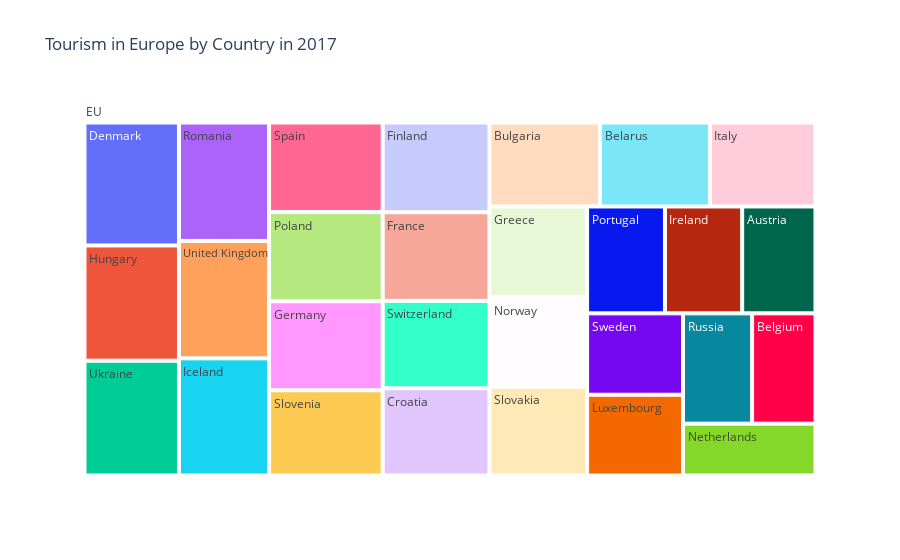
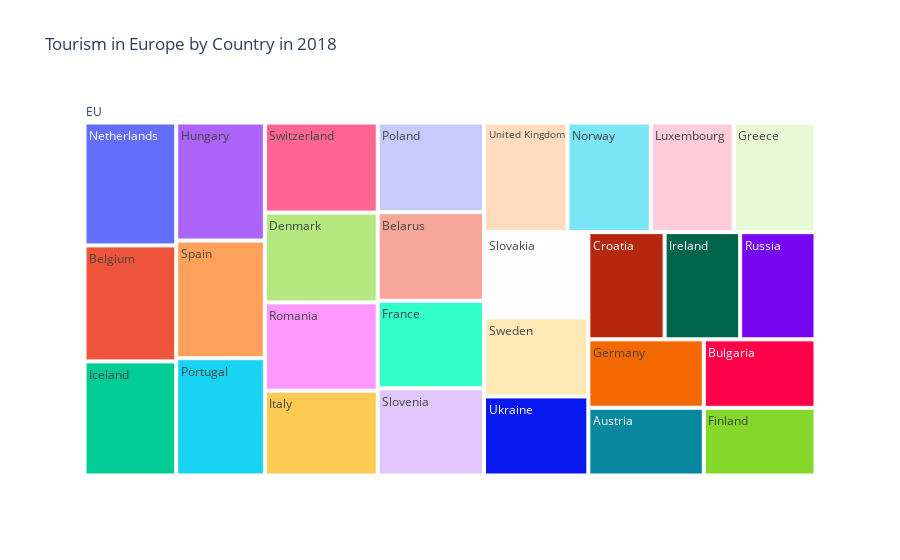
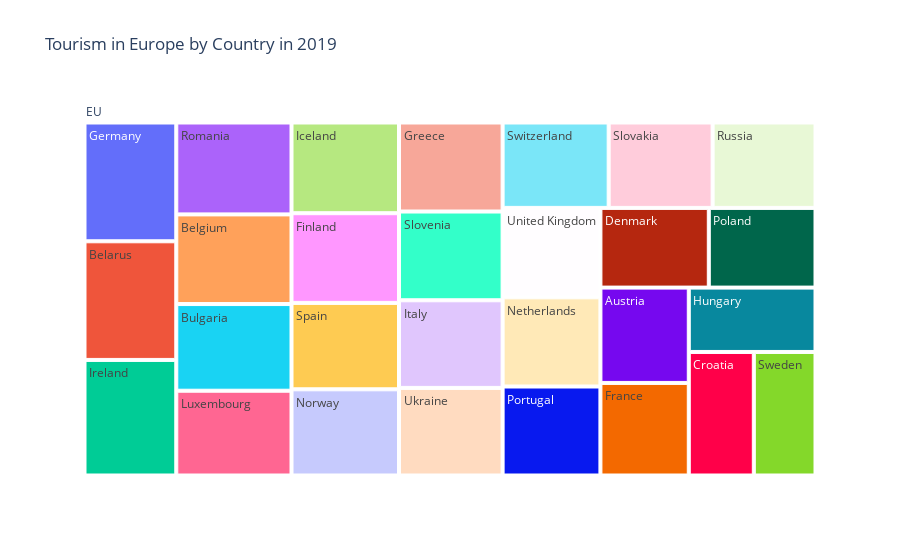
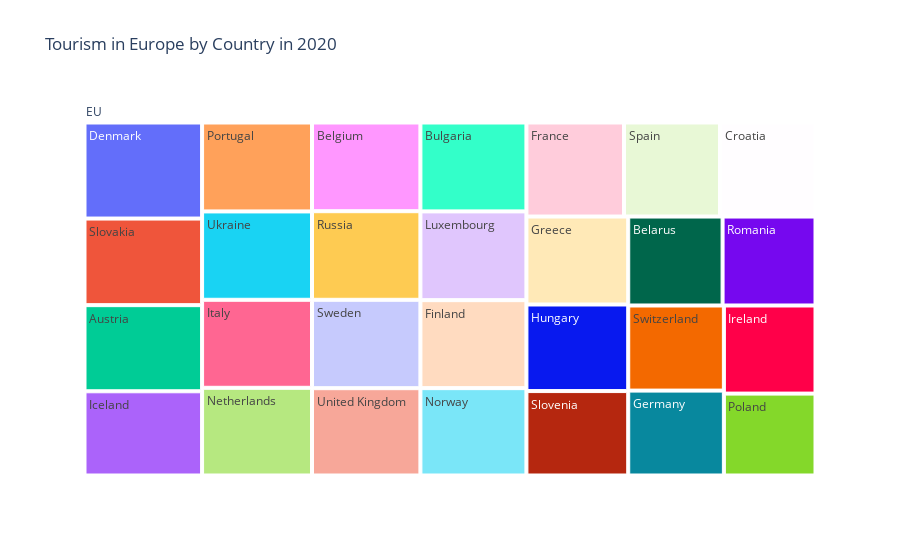

Write notebook code for charts like these, in order.
### Code cell
import plotly.express as px

# Filter data for Europe and group by continent and country
europe_data = merged_turism[merged_turism['CONTINENT'] == 'EU']

# Loop through each year and create a treemap
for year in europe_data['Year'].unique():
    year_data = europe_data[europe_data['Year'] == year]
    fig = px.treemap(year_data, 
                     path=['CONTINENT', 'country'], 
                     values='QUANTITY', 
                     title=f"Tourism in Europe by Country in {year}")
    fig.show()

### Figure 1 — Plotly figure (JSON) as saved in the notebook; plotly's stock layout.template omitted (floating-point values rounded to 4 significant figures)
{"data": [{"branchvalues": "total", "domain": {"x": [0, 1], "y": [0, 1]}, "hovertemplate": "labels=%{label}<br>QUANTITY=%{value}<br>parent=%{parent}<br>id=%{id}<extra></extra>", "ids": ["EU/Germany", "EU/Spain", "EU/Italy", "EU/Hungary", "EU/Austria", "EU/Poland", "EU/Portugal", "EU/France", "EU/Finland", "EU/Slovenia", "EU/Sweden", "EU/Ukraine", "EU/Switzerland", "EU/Romania", "EU/Denmark", "EU/Netherlands", "EU/United Kingdom", "EU/Slovakia", "EU/Ireland", "EU/Croatia", "EU/Iceland", "EU/Russia", "EU/Belgium", "EU/Luxembourg", "EU/Belarus", "EU/Greece", "EU/Bulgaria", "EU/Norway", "EU"], "labels": ["Germany", "Spain", "Italy", "Hungary", "Austria", "Poland", "Portugal", "France", "Finland", "Slovenia", "Sweden", "Ukraine", "Switzerland", "Romania", "Denmark", "Netherlands", "United Kingdom", "Slovakia", "Ireland", "Croatia", "Iceland", "Russia", "Belgium", "Luxembourg", "Belarus", "Greece", "Bulgaria", "Norway", "EU"], "name": "", "parents": ["EU", "EU", "EU", "EU", "EU", "EU", "EU", "EU", "EU", "EU", "EU", "EU", "EU", "EU", "EU", "EU", "EU", "EU", "EU", "EU", "EU", "EU", "EU", "EU", "EU", "EU", "EU", "EU", ""], "type": "treemap", "values": [3307000.0, 3333000.0, 2903000.0, 3564000.0, 2566000.0, 3318000.0, 2724000.0, 3096000.0, 3136000.0, 3172000.0, 2556000.0, 3550000.0, 3055000.0, 3493000.0, 3801000.0, 2249000.0, 3464000.0, 2839000.0, 2701000.0, 3049000.0, 3456000.0, 2493000.0, 2289000.0, 2536000.0, 3020000.0, 2899000.0, 3041000.0, 2863000.0, 84480000.0]}], "layout": {"legend": {"tracegroupgap": 0}, "title": {"text": "Tourism in Europe by Country in 2017"}}}

### Figure 2 — Plotly figure (JSON) as saved in the notebook; plotly's stock layout.template omitted (floating-point values rounded to 4 significant figures)
{"data": [{"branchvalues": "total", "domain": {"x": [0, 1], "y": [0, 1]}, "hovertemplate": "labels=%{label}<br>QUANTITY=%{value}<br>parent=%{parent}<br>id=%{id}<extra></extra>", "ids": ["EU/Switzerland", "EU/Slovakia", "EU/Germany", "EU/Croatia", "EU/Luxembourg", "EU/Hungary", "EU/Portugal", "EU/Finland", "EU/Sweden", "EU/Ireland", "EU/Greece", "EU/Iceland", "EU/Romania", "EU/Russia", "EU/Poland", "EU/Austria", "EU/Bulgaria", "EU/Belgium", "EU/United Kingdom", "EU/France", "EU/Italy", "EU/Ukraine", "EU/Netherlands", "EU/Denmark", "EU/Slovenia", "EU/Belarus", "EU/Spain", "EU/Norway", "EU"], "labels": ["Switzerland", "Slovakia", "Germany", "Croatia", "Luxembourg", "Hungary", "Portugal", "Finland", "Sweden", "Ireland", "Greece", "Iceland", "Romania", "Russia", "Poland", "Austria", "Bulgaria", "Belgium", "United Kingdom", "France", "Italy", "Ukraine", "Netherlands", "Denmark", "Slovenia", "Belarus", "Spain", "Norway", "EU"], "name": "", "parents": ["EU", "EU", "EU", "EU", "EU", "EU", "EU", "EU", "EU", "EU", "EU", "EU", "EU", "EU", "EU", "EU", "EU", "EU", "EU", "EU", "EU", "EU", "EU", "EU", "EU", "EU", "EU", "EU", ""], "type": "treemap", "values": [3344000.0, 2922000.0, 2595000.0, 2690000.0, 2991000.0, 3441000.0, 3419000.0, 2485000.0, 2715000.0, 2665000.0, 2948000.0, 3442000.0, 3276000.0, 2657000.0, 3137000.0, 2575000.0, 2515000.0, 3499000.0, 3010000.0, 3063000.0, 3150000.0, 2713000.0, 3707000.0, 3335000.0, 3047000.0, 3096000.0, 3429000.0, 3002000.0, 84870000.0]}], "layout": {"legend": {"tracegroupgap": 0}, "title": {"text": "Tourism in Europe by Country in 2018"}}}

### Figure 3 — Plotly figure (JSON) as saved in the notebook; plotly's stock layout.template omitted (floating-point values rounded to 4 significant figures)
{"data": [{"branchvalues": "total", "domain": {"x": [0, 1], "y": [0, 1]}, "hovertemplate": "labels=%{label}<br>QUANTITY=%{value}<br>parent=%{parent}<br>id=%{id}<extra></extra>", "ids": ["EU/Belarus", "EU/Croatia", "EU/Russia", "EU/Norway", "EU/Ukraine", "EU/Romania", "EU/Italy", "EU/Portugal", "EU/Ireland", "EU/Germany", "EU/Bulgaria", "EU/Slovenia", "EU/Sweden", "EU/Greece", "EU/Switzerland", "EU/Iceland", "EU/Austria", "EU/Hungary", "EU/Finland", "EU/Spain", "EU/Belgium", "EU/Poland", "EU/Netherlands", "EU/United Kingdom", "EU/Luxembourg", "EU/Denmark", "EU/France", "EU/Slovakia", "EU"], "labels": ["Belarus", "Croatia", "Russia", "Norway", "Ukraine", "Romania", "Italy", "Portugal", "Ireland", "Germany", "Bulgaria", "Slovenia", "Sweden", "Greece", "Switzerland", "Iceland", "Austria", "Hungary", "Finland", "Spain", "Belgium", "Poland", "Netherlands", "United Kingdom", "Luxembourg", "Denmark", "France", "Slovakia", "EU"], "name": "", "parents": ["EU", "EU", "EU", "EU", "EU", "EU", "EU", "EU", "EU", "EU", "EU", "EU", "EU", "EU", "EU", "EU", "EU", "EU", "EU", "EU", "EU", "EU", "EU", "EU", "EU", "EU", "EU", "EU", ""], "type": "treemap", "values": [3466000.0, 2558000.0, 2797000.0, 2949000.0, 2888000.0, 3370000.0, 2889000.0, 2771000.0, 3377000.0, 3471000.0, 3178000.0, 2926000.0, 2425000.0, 2935000.0, 2884000.0, 3104000.0, 2680000.0, 2595000.0, 3069000.0, 2956000.0, 3288000.0, 2707000.0, 2778000.0, 2784000.0, 3109000.0, 2749000.0, 2603000.0, 2825000.0, 82130000.0]}], "layout": {"legend": {"tracegroupgap": 0}, "title": {"text": "Tourism in Europe by Country in 2019"}}}

### Figure 4 — Plotly figure (JSON) as saved in the notebook; plotly's stock layout.template omitted (floating-point values rounded to 4 significant figures)
{"data": [{"branchvalues": "total", "domain": {"x": [0, 1], "y": [0, 1]}, "hovertemplate": "labels=%{label}<br>QUANTITY=%{value}<br>parent=%{parent}<br>id=%{id}<extra></extra>", "ids": ["EU/Slovakia", "EU/Norway", "EU/Austria", "EU/Luxembourg", "EU/Germany", "EU/Romania", "EU/Sweden", "EU/Portugal", "EU/Ireland", "EU/Belgium", "EU/Spain", "EU/Ukraine", "EU/Greece", "EU/Poland", "EU/Slovenia", "EU/United Kingdom", "EU/Italy", "EU/Finland", "EU/Denmark", "EU/Bulgaria", "EU/Iceland", "EU/Switzerland", "EU/Belarus", "EU/Hungary", "EU/Netherlands", "EU/France", "EU/Russia", "EU/Croatia", "EU"], "labels": ["Slovakia", "Norway", "Austria", "Luxembourg", "Germany", "Romania", "Sweden", "Portugal", "Ireland", "Belgium", "Spain", "Ukraine", "Greece", "Poland", "Slovenia", "United Kingdom", "Italy", "Finland", "Denmark", "Bulgaria", "Iceland", "Switzerland", "Belarus", "Hungary", "Netherlands", "France", "Russia", "Croatia", "EU"], "name": "", "parents": ["EU", "EU", "EU", "EU", "EU", "EU", "EU", "EU", "EU", "EU", "EU", "EU", "EU", "EU", "EU", "EU", "EU", "EU", "EU", "EU", "EU", "EU", "EU", "EU", "EU", "EU", "EU", "EU", ""], "type": "treemap", "values": [3369000.0, 3065000.0, 3351000.0, 3114000.0, 2687000.0, 2735000.0, 3170000.0, 3234000.0, 2671000.0, 3181000.0, 2987000.0, 3213000.0, 2962000.0, 2483000.0, 2844000.0, 3132000.0, 3201000.0, 3086000.0, 3737000.0, 3118000.0, 3277000.0, 2693000.0, 2777000.0, 2916000.0, 3189000.0, 3036000.0, 3178000.0, 2971000.0, 85380000.0]}], "layout": {"legend": {"tracegroupgap": 0}, "title": {"text": "Tourism in Europe by Country in 2020"}}}
